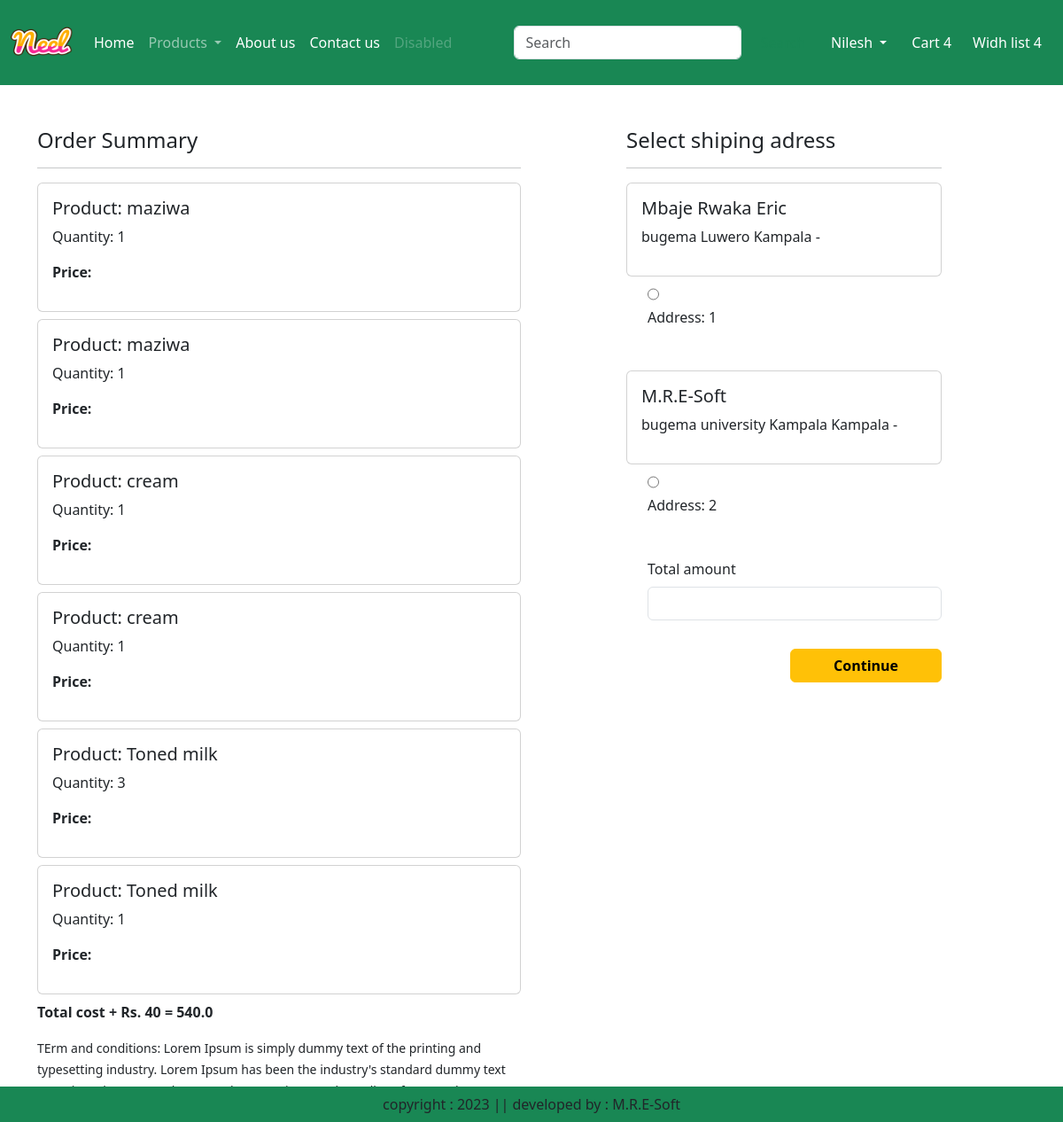
/checkout/ (signed in), run on an earlier commit of the app's database.
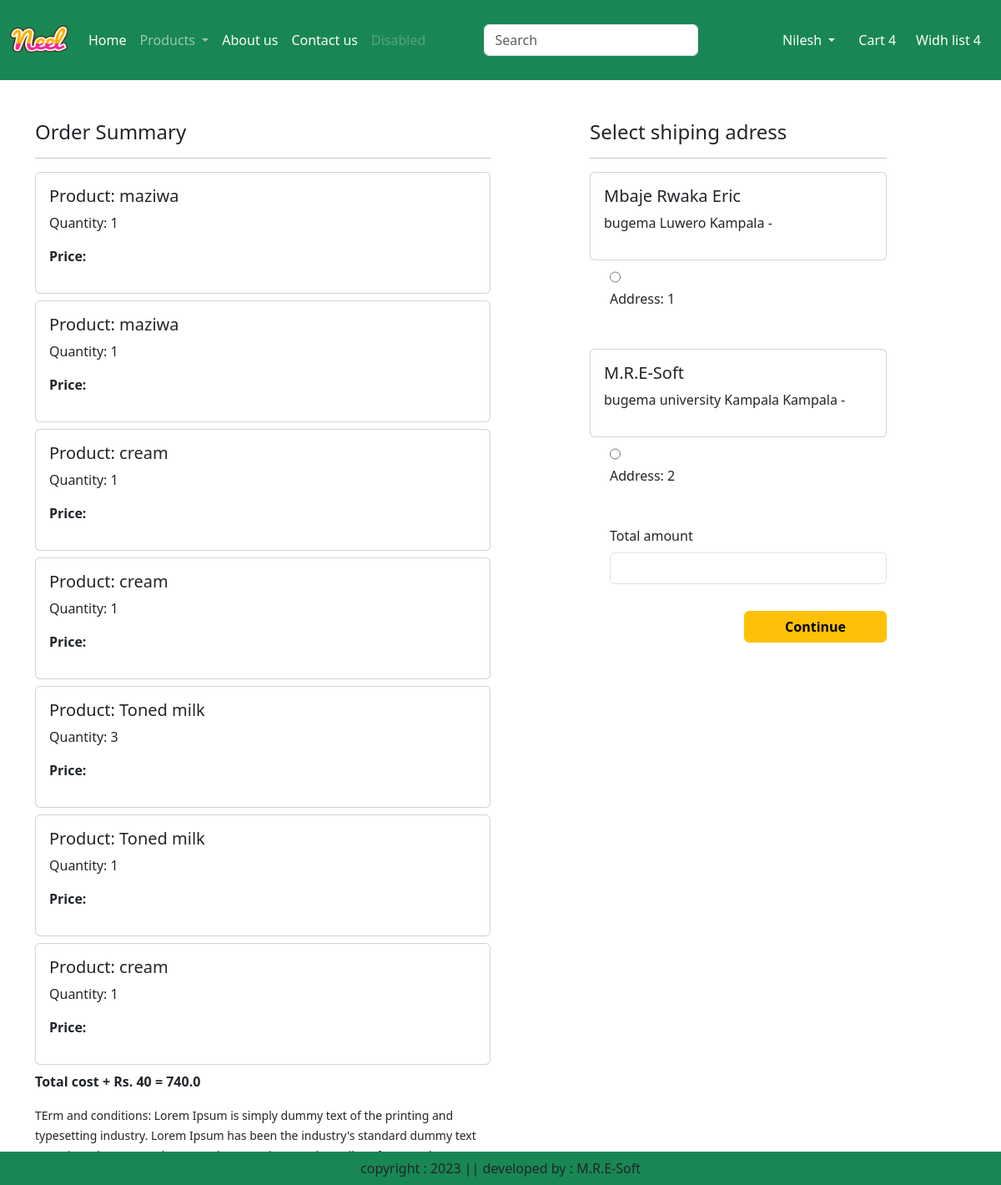
And on a later commit of the database.
### app/models.py (models this page shows, shortened)
class Cart(models.Model):
    user = models.ForeignKey(User,on_delete=models.CASCADE)
    product = models.ForeignKey(Product, on_delete=models.CASCADE)
    quantity = models.PositiveIntegerField(default=1)

class Product(models.Model):
    title = models.CharField(max_length=100)
    selling_price = models.FloatField()
    discounted_price = models.FloatField()
    description = models.TextField()
    composition = models.TextField(default='')
    prodapp = models.TextField(default='')
    category = models.CharField(choices=CATEGORY_CHOICES, max_length=2)
    product_image = models.ImageField(upload_to='product')

class Customer(models.Model):
    user = models.ForeignKey(User,on_delete=models.CASCADE)
    name = models.CharField(max_length=200)
    locality = models.CharField(max_length=200)
    city = models.CharField(max_length=50)
    mobile = models.IntegerField(default=0)
    zipcode = models.IntegerField()
    state = models.CharField(choices=STATE_CHOICES, max_length=100)

### app/views.py (the view)
# urls.py: path('checkout/', views.checkout.as_view(), name="checkout"),
class checkout(View):
    def get(self,request):
        user=request.user
        add=Customer.objects.filter(user=user)
        cart_items=Cart.objects.filter(user=user)
        famount = 0
        for p in cart_items:
            value = p.quantity * p.product.discounted_price
            famount = famount + value
        totalamount = famount + 40
        return render(request, 'app/checkout.html', locals())

### app/templates/app/checkout.html (shortened to what this page needs)
{% extends 'app/base.html' %}
{% load static %}
{% block main-content %}
<div class="container">
<div class="row mt-5">
    <div class="col-sm-6">
        <h4>Order Summary</h4>
        <hr>
        {% for item in cart_items %}
            <div class="card mb-2">
                <div class="card-body">
                    <h5> Product: {{item.product.title}}</h5>
                    <p> Quantity: {{item.quantity}}</p>
                    <p class="fw-bold"> Price: {{item.product.discounted.price}}</p>
                </div>
            </div>
        {% endfor %}
        <p class="fw-bold">Total cost + Rs. 40 = {{totalamount}}</p>
            <small>TErm and conditions: Lorem Ipsum is simply dummy text of the printing and typesetting industry. Lorem Ipsum has been the industry's standard dummy text ever since the 1500s, when an unknown printer took a galley of type and scrambled it to make a type specimen book</small>
        </div>
        <div class="col-sm-4 offset-sm-1">
            <h4> Select shiping adress </h4>
            <hr>
            <form method="post" id="myform">
                {% for ad in add %}
                <div class="card">
                    <div class="card-body">
                        <h5>{{ad.name}}</h5>
                            <p>{{ad.locality}} {{ad.city}} {{ad.state}} - {{add.zipcode}}</p>
                    </div>
                </div>
                    <div class="form-check mt-2 mb-5">
                        <input class="form-check input" type="radio" name="custid" id="custadd{{forloop.counter}}" value="{{ad.id}}">
                        <label class="form-check-labelnfw-bold" for="custadd{{forloop.counter}}">Address: {{forloop.counter}}</label>
                    </div>
                    {% endfor %}
                    <div class="form-check mb-3">
                        <label for="totalamount" class="form-label">Total amount </label>
                        <input type="number" class="form-control" name="totalamount" value={{totalamount}}readonly>
                    </div>
                    <div class="text-end">
                        <button type="submit" class="btn btn-warning mt-3 px-5 fw-bold"> Continue</button>
                    </div>
                    </form>
                </div>
            </div>
        </div>
{% endblock main-content %}

What changed in the data, as far as the page shows it:
added Cart: product "cream", quantity "1"
Also different on the page:
{{ totalamount }}: "540.0" → "740.0"
